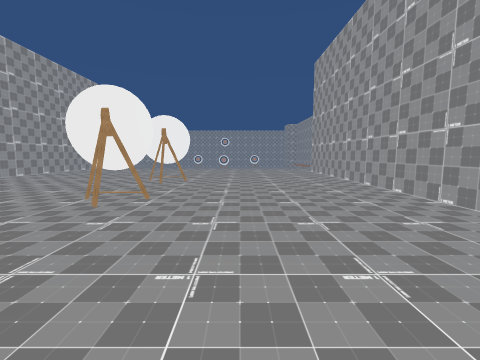
view 1 (above)

15 first-person views from a walk through a scene from a Unity 3-D project. The camera is 1.3 m above the floor, tilts 6° down and sees 90° across. The floor is counted in squares, 2 m on a side. Each view is taken from the middle of a square. On the plan, view 1 faces up. The plan holds only what a view shows up to about 9 squares ahead; the rest is blank. The place goes on beyond the plan. The player character is not drawn.

view 2
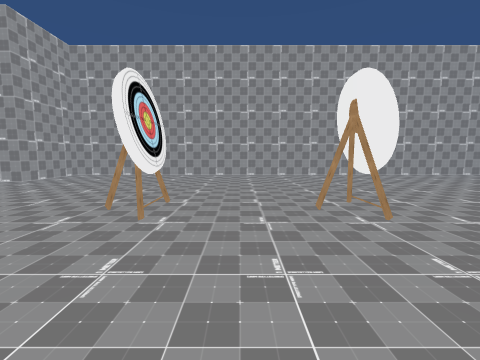

view 3
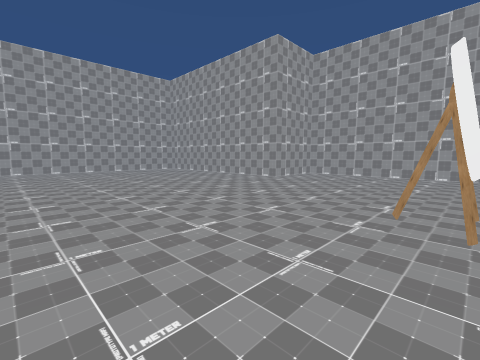

view 4
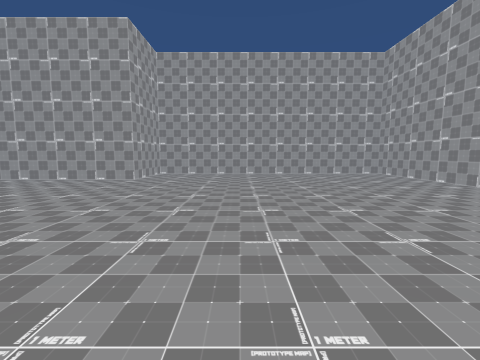

view 5
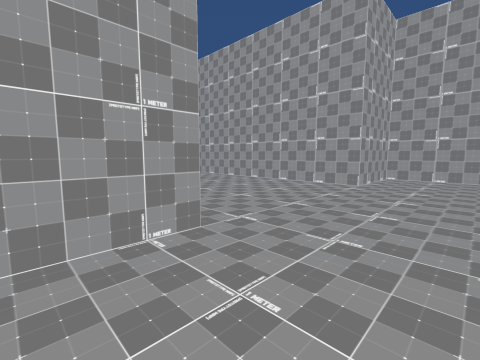

view 6
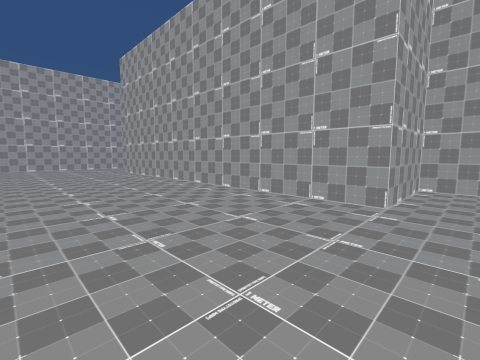

view 7
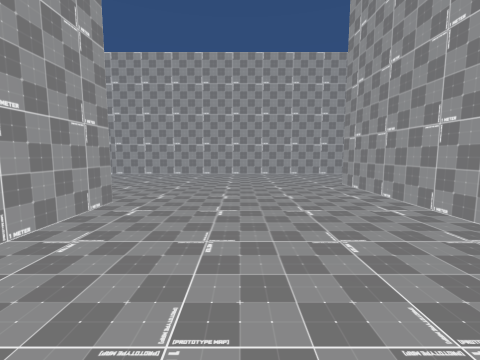

view 8
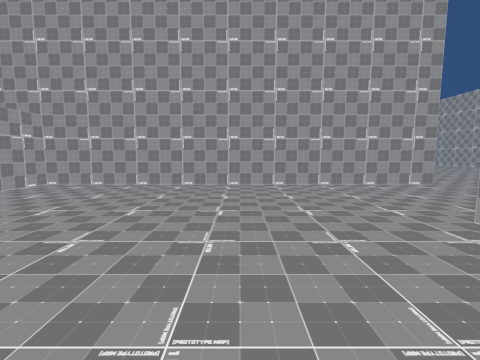

view 9
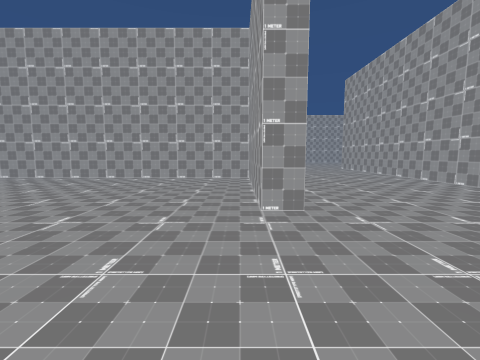

view 10
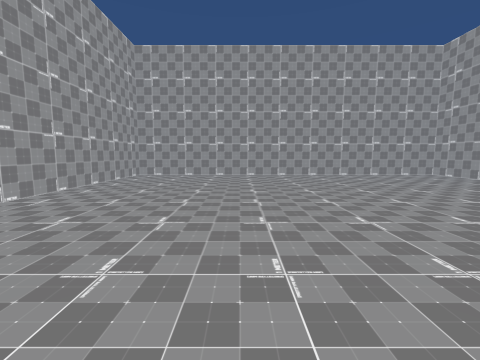

view 11
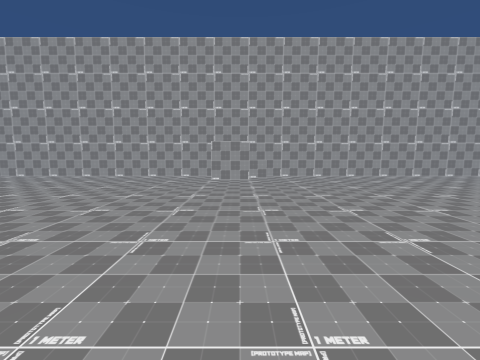

view 12
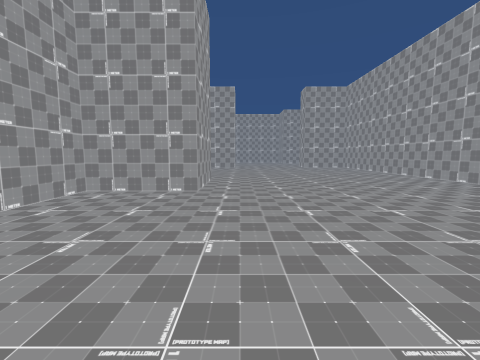

view 13
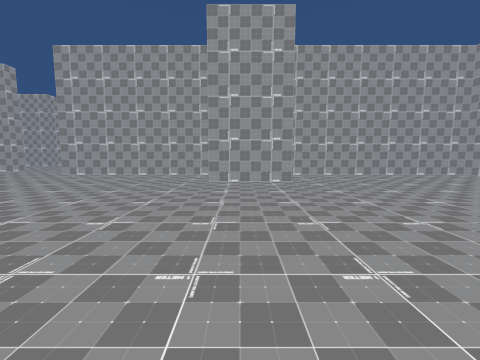

view 14
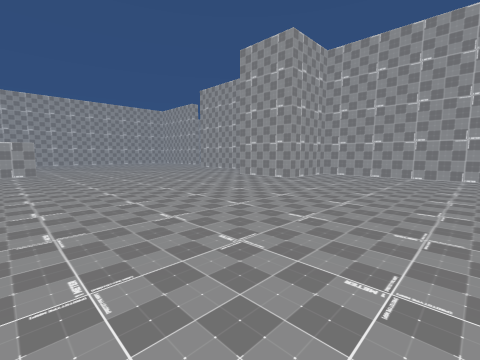

view 15
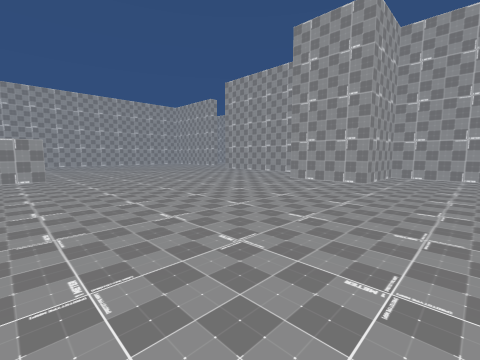

### Floor plan
Points are (right, up) in squares from view 1. A wall is a line through its corners. A room is listed if a view was taken in it or the views show most of it. See-through windows are left out.
Room 1 (views 1, 2, 3, 4, 5, 6, 7, 8, 9)
walls: (9.2, -3.2) (4.9, -3.2); (2.7, 2.6) (2.7, 9); (2.7, -3.4) (2.7, -1.9); (14.2, -9.2) (14.2, -0.8) (13.1, -0.8); (-6.8, 9.8) (-6.8, -3.2) (-4.8, -3.2) (-4.8, -9.3) (2.7, -9.3) (2.7, -7.3) (11.3, -7.3) (11.3, -7.7)
ways out: opening at (13, -7.7) to room 2
objects: other object (-2, 1); other object (-2, 3); other object (-2, 6)
Room 2 (views 10, 11, 12, 13, 14, 15)
walls: (14.8, -16.2) (15.8, -16.2) (15.8, -17.2) (24.1, -17.2); (11.3, -7.7) (7.3, -7.7) (7.3, -17.2) (14.8, -17.2); (26.5, -9.2) (21.3, -9.2) (21.3, -11.2) (19.2, -11.2) (19.2, -9.2) (14.2, -9.2)
low walls: (14.2, -16.7) (14.8, -16.7)
ways out: opening at (13, -7.7) to room 1

Positions as (right, up) in squares from view 1, and headings:
1: (0, 0), facing up
2: (1, 2), facing left
3: (1, 1), facing down-left
4: (0, -1), facing down
5: (1, -2), facing down-right
6: (2, -4), facing down-right
7: (6, -5), facing right
8: (9, -5), facing right
9: (14, -8), facing left
10: (15, -14), facing left
11: (15, -10), facing down
12: (15, -12), facing right
13: (20, -17), facing up
14: (25, -17), facing up-left
15: (23, -17), facing up-left
